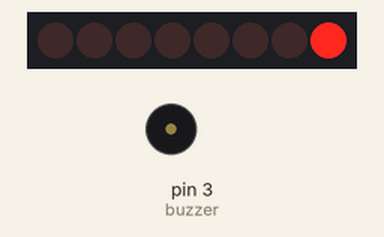
This sketch was run on a simulated Arduino Uno, built with avr-gcc and run on an emulated ATmega328P. Shown: 8 shift-register outputs drawn as a row of LEDs (first output left, lit = HIGH), buzzer (waves = sounding). Wiring (inferred from the names in the program): shift register (74HC595): data pin 4; shift clock pin 6. Wiring (inferred from the signals the program sends): row of LEDs: on Q0, Q1, Q2, Q3, Q4, Q5, Q6, Q7.

Above: at 0.1 s.
At 15.1 s:
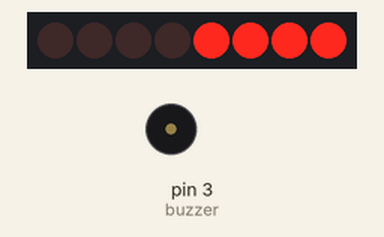
At 25.1 s:
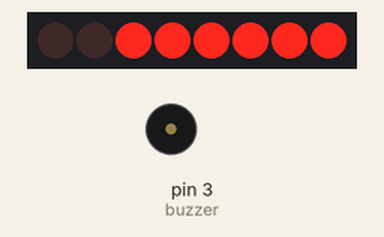
At 35.1 s:
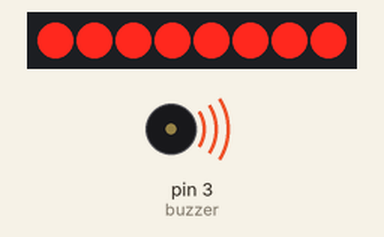
Timing chart, 0 to 36.6 s (numbered marks = the images above):
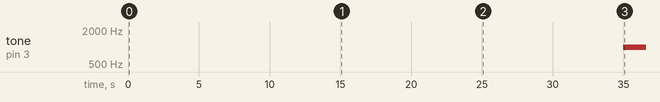

The sketch:

test.ino
```cpp
const int buzzer = 3; //buzzer to arduino pin 9

// shift setup
int latchPin = 5;
int clockPin = 6;
int dataPin = 4;

byte leds = 0;  // byte that the shift shows

void setup(){

  pinMode(buzzer, OUTPUT); // Set buzzer - pin 9 as an output

  // set up shift
  pinMode(latchPin, OUTPUT);
  pinMode(dataPin, OUTPUT);
  pinMode(clockPin, OUTPUT);

  Serial.begin(9600);

}

int frameCount = 0;
void loop(){
  noTone(buzzer);

  leds = 0;
  for(int i=0; i<=frameCount; i++) {
    bitSet(leds, i);
  }
  updateShiftRegister();

  if(frameCount == 7) { //frameCount == 8
    tone(buzzer, 1000); //enable this
  }

  frameCount++;
  frameCount = frameCount % 8;
  delay(5000);
}

void updateShiftRegister() {
   digitalWrite(latchPin, LOW);
   shiftOut(dataPin, clockPin, LSBFIRST, leds);
   digitalWrite(latchPin, HIGH);
}
```

Measured:
- by itself, tone on pin 3 (buzzer): silent → 1000 Hz at 35.0 s
